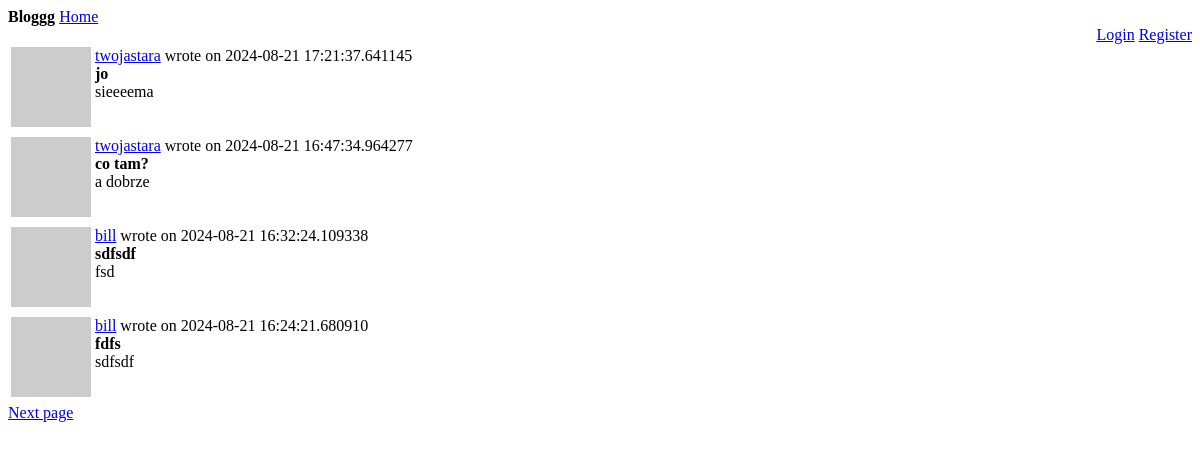
The page /index on the database as committed earlier.
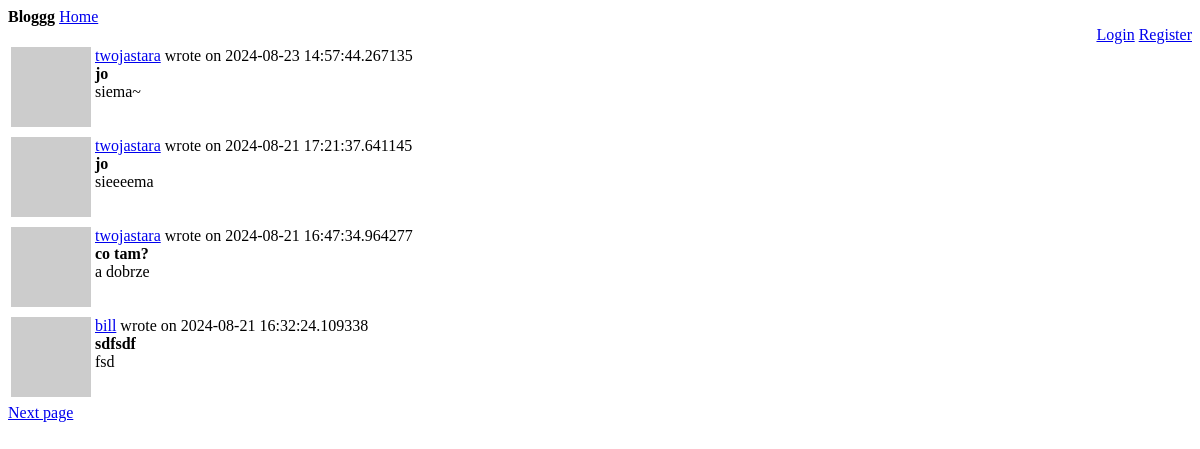
The same page on the database as committed later.
### webapp/models.py (models this page shows, shortened)
class Post(db.Model):
    id:         sqo.Mapped[int] = sqo.mapped_column(primary_key=True)
    user_id:    sqo.Mapped[int] = sqo.mapped_column(sqa.ForeignKey(User.id), index=True)
    timestamp:  sqo.Mapped[datetime] = sqo.mapped_column(index=True, default=lambda: datetime.now(timezone.utc))
    title:      sqo.Mapped[str] = sqo.mapped_column(sqa.String(64), index=True)
    body:       sqo.Mapped[str] = sqo.mapped_column(sqa.String(4096))
    author:     sqo.Mapped[User] = sqo.relationship(back_populates='posts')

class User(UserMixin, db.Model):
    id:         sqo.Mapped[int] = sqo.mapped_column(primary_key=True)
    username:   sqo.Mapped[str] = sqo.mapped_column(sqa.String(64), index=True, unique=True)
    email:      sqo.Mapped[str] = sqo.mapped_column(sqa.String(128), index=True, unique=True)
    hashed_pass:sqo.Mapped[Optional[str]] = sqo.mapped_column(sqa.String(256))
    about:      sqo.Mapped[Optional[str]] = sqo.mapped_column(sqa.String(4096))
    last_seen:  sqo.Mapped[Optional[datetime]] = sqo.mapped_column(default=lambda: datetime.now(timezone.utc))
    posts:      sqo.WriteOnlyMapped['Post'] = sqo.relationship(back_populates='author')
    followers:  sqo.WriteOnlyMapped['User'] = sqo.relationship(
        secondary=followers_table, primaryjoin=(followers_table.c.followed_id == id),
        secondaryjoin=(followers_table.c.follower_id == id), back_populates='following'
    )
    following:   sqo.WriteOnlyMapped['User'] = sqo.relationship(
        secondary=followers_table, primaryjoin=(followers_table.c.follower_id == id),
        secondaryjoin=(followers_table.c.followed_id == id), back_populates='followers'
    )
    def avatar(self, size):
        hash = md5((self.username+self.email+str(2384129234)).encode('utf-8')).hexdigest()
        return f'https://www.gravatar.com/avatar/{hash}?d=identicon&s={size}'

### webapp/routes.py (the view)
@app.route('/', methods=['POST', 'GET'])
@app.route('/index', methods=['POST', 'GET'])
def index_page():
    page = request.args.get('page', 1, type=int)
    query = None
    post_form = None
    if current_user.is_authenticated:
        post_form = PostForm()
        if post_form.validate_on_submit():
            new_post = Post(title=post_form.title.data, body=post_form.text.data, author=current_user)
            db.session.add(new_post)
            db.session.commit()
            flash('Uploaded your post.')
            return redirect(url_for('index_page'))
        query = current_user.get_my_and_followers_posts_query()
    else:
        query = sqa.select(Post).order_by(Post.timestamp.desc())
    posts = db.paginate(query, page=page, per_page=app.config['POSTS_PER_PAGE'], error_out=False)
    next_url = url_for('index_page', page=posts.next_num) if posts.has_next else None
    prev_url = url_for('index_page', page=posts.prev_num) if posts.has_prev else None
    return render_template('index_page.html', title='Home page',
                    posts=posts, post_form=post_form, next_url=next_url, prev_url=prev_url)

### webapp/routes.py (called while the page is built)
@app.before_request
def before_request():
    if current_user.is_authenticated:
        current_user.last_seen = datetime.now(timezone.utc)
        db.session.commit()

### webapp/templates/index_page.html (shortened to what this page needs)
{% extends "base.html" %}
{% block content %}
    {% for post in posts %}
        {% include "sub_post.html" %}
    {% endfor %}
    {% if next_url %}
        <a href="{{ next_url }}">Next page</a>
    {% endif %}
{% endblock %}

### webapp/templates/sub_post.html
<table>
    <tr valign="top">
        <td><img src="{{ post.author.avatar(32) }}"></td>
        <td>
            <a href="{{ url_for('user_page', username=post.author.username) }}">
                {{ post.author.username }}</a> wrote on {{ post.timestamp }}
            <br>
            <b>{{ post.title }}</b>
            <br>
            {{ post.body }}
        </td>
    </tr>
</table>

Rows that differ between the two databases and show on the page:
no longer on this page (row unchanged): Post: author.username "bill", timestamp "2024-08-21 16:24:21.680910", title "fdfs", body "sdfsdf"
added Post: author.username "twojastara", timestamp "2024-08-23 14:57:44.267135", title "jo", body "siema~"
